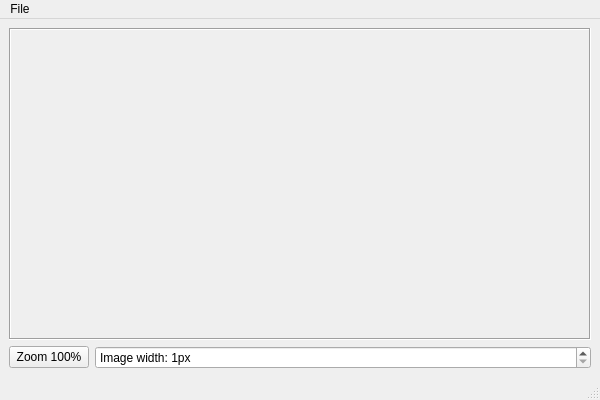
<?xml version="1.0" encoding="UTF-8"?>
<ui version="4.0">
 <class>WebcamViewer</class>
 <widget class="QMainWindow" name="WebcamViewer">
  <property name="geometry">
   <rect>
    <x>0</x>
    <y>0</y>
    <width>600</width>
    <height>400</height>
   </rect>
  </property>
  <property name="windowTitle">
   <string>webQam</string>
  </property>
  <property name="windowIcon">
   <iconset resource="../resources/webQam.qrc">
    <normaloff>:/icons/webcam</normaloff>:/icons/webcam</iconset>
  </property>
  <widget class="QWidget" name="centralwidget">
   <layout class="QVBoxLayout" name="verticalLayout">
    <item>
     <widget class="QScrollArea" name="scrollArea">
      <property name="frameShape">
       <enum>QFrame::Box</enum>
      </property>
      <property name="widgetResizable">
       <bool>true</bool>
      </property>
      <widget class="QWidget" name="scrollAreaWidgetContents">
       <property name="geometry">
        <rect>
         <x>0</x>
         <y>0</y>
         <width>590</width>
         <height>306</height>
        </rect>
       </property>
       <layout class="QVBoxLayout" name="verticalLayout_2">
        <item>
         <widget class="QLabel" name="imageBox">
          <property name="text">
           <string/>
          </property>
          <property name="alignment">
           <set>Qt::AlignCenter</set>
          </property>
         </widget>
        </item>
       </layout>
      </widget>
     </widget>
    </item>
    <item>
     <layout class="QHBoxLayout" name="horizontalLayout">
      <item>
       <widget class="QPushButton" name="pushButtonOriginalZoom">
        <property name="sizePolicy">
         <sizepolicy hsizetype="Fixed" vsizetype="Fixed">
          <horstretch>0</horstretch>
          <verstretch>0</verstretch>
         </sizepolicy>
        </property>
        <property name="text">
         <string>Zoom 100%</string>
        </property>
        <property name="icon">
         <iconset resource="../resources/webQam.qrc">
          <normaloff>:/icons/zoom</normaloff>:/icons/zoom</iconset>
        </property>
        <property name="iconSize">
         <size>
          <width>22</width>
          <height>22</height>
         </size>
        </property>
       </widget>
      </item>
      <item>
       <widget class="QSpinBox" name="zoomBox">
        <property name="suffix">
         <string>px</string>
        </property>
        <property name="prefix">
         <string>Image width: </string>
        </property>
        <property name="minimum">
         <number>1</number>
        </property>
       </widget>
      </item>
     </layout>
    </item>
   </layout>
  </widget>
  <widget class="QMenuBar" name="menubar">
   <property name="geometry">
    <rect>
     <x>0</x>
     <y>0</y>
     <width>600</width>
     <height>24</height>
    </rect>
   </property>
   <widget class="QMenu" name="menuFile">
    <property name="title">
     <string>File</string>
    </property>
    <addaction name="actionSaveAs"/>
    <addaction name="separator"/>
    <addaction name="actionClose"/>
   </widget>
   <addaction name="menuFile"/>
  </widget>
  <widget class="QStatusBar" name="statusbar"/>
  <action name="actionClose">
   <property name="text">
    <string>Close</string>
   </property>
  </action>
  <action name="actionSaveAs">
   <property name="icon">
    <iconset resource="../resources/webQam.qrc">
     <normaloff>:/icons/save</normaloff>:/icons/save</iconset>
   </property>
   <property name="text">
    <string>Save Image As...</string>
   </property>
  </action>
 </widget>
 <resources>
  <include location="../resources/webQam.qrc"/>
 </resources>
 <connections>
  <connection>
   <sender>actionClose</sender>
   <signal>triggered()</signal>
   <receiver>WebcamViewer</receiver>
   <slot>hide()</slot>
   <hints>
    <hint type="sourcelabel">
     <x>-1</x>
     <y>-1</y>
    </hint>
    <hint type="destinationlabel">
     <x>299</x>
     <y>199</y>
    </hint>
   </hints>
  </connection>
 </connections>
</ui>
